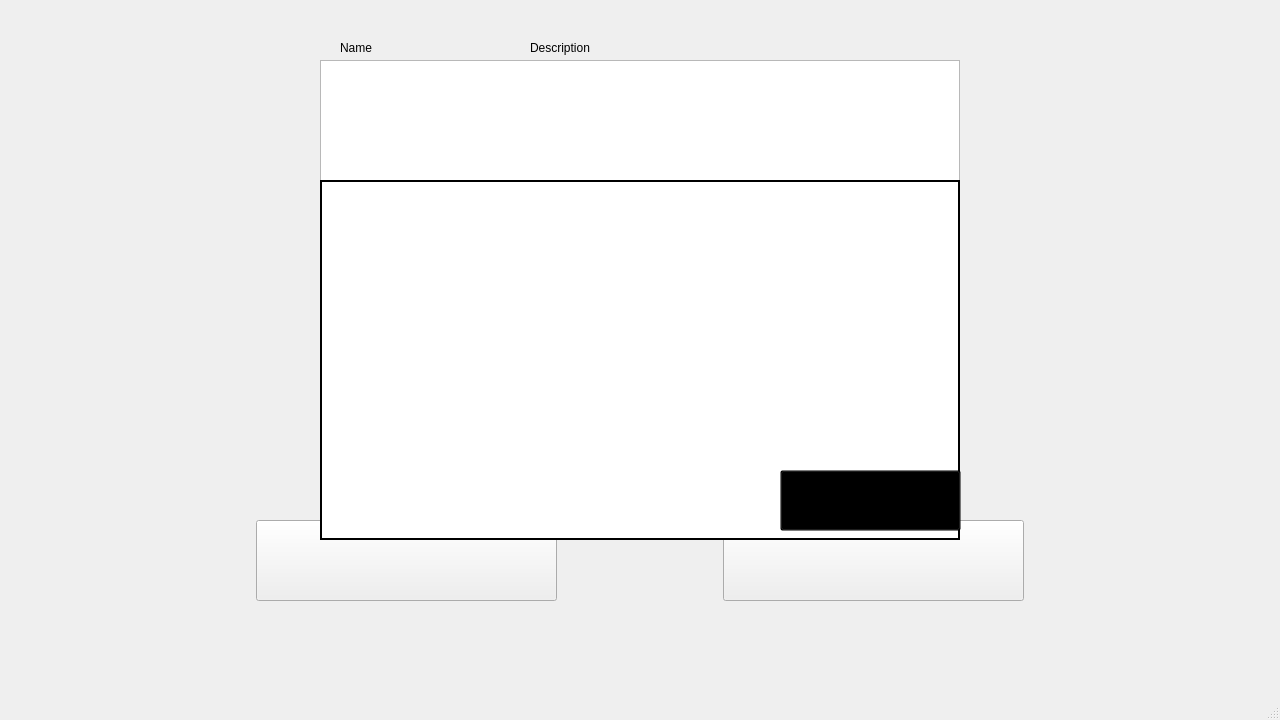
<?xml version="1.0" encoding="UTF-8"?>
<ui version="4.0">
 <class>FloorWindow</class>
 <widget class="QMainWindow" name="FloorWindow">
  <property name="geometry">
   <rect>
    <x>0</x>
    <y>0</y>
    <width>1280</width>
    <height>720</height>
   </rect>
  </property>
  <property name="windowTitle">
   <string>MainWindow</string>
  </property>
  <widget class="QWidget" name="centralwidget">
   <widget class="QStackedWidget" name="pages">
    <property name="geometry">
     <rect>
      <x>0</x>
      <y>0</y>
      <width>1280</width>
      <height>720</height>
     </rect>
    </property>
    <property name="currentIndex">
     <number>1</number>
    </property>
    <widget class="QWidget" name="page">
     <widget class="QPushButton" name="Equipment">
      <property name="geometry">
       <rect>
        <x>703</x>
        <y>320</y>
        <width>301</width>
        <height>81</height>
       </rect>
      </property>
      <property name="text">
       <string/>
      </property>
     </widget>
     <widget class="QPushButton" name="Save">
      <property name="geometry">
       <rect>
        <x>703</x>
        <y>464</y>
        <width>301</width>
        <height>81</height>
       </rect>
      </property>
      <property name="text">
       <string/>
      </property>
     </widget>
     <widget class="QPushButton" name="Next_floor">
      <property name="geometry">
       <rect>
        <x>703</x>
        <y>176</y>
        <width>301</width>
        <height>81</height>
       </rect>
      </property>
      <property name="text">
       <string/>
      </property>
     </widget>
     <widget class="QPushButton" name="StartBattle">
      <property name="geometry">
       <rect>
        <x>277</x>
        <y>176</y>
        <width>301</width>
        <height>81</height>
       </rect>
      </property>
      <property name="text">
       <string/>
      </property>
     </widget>
     <widget class="QLabel" name="floor_title">
      <property name="geometry">
       <rect>
        <x>280</x>
        <y>32</y>
        <width>721</width>
        <height>81</height>
       </rect>
      </property>
      <property name="font">
       <font>
        <pointsize>30</pointsize>
       </font>
      </property>
      <property name="styleSheet">
       <string notr="true">image: url(:/resources/images/Choose.png);</string>
      </property>
      <property name="text">
       <string/>
      </property>
      <property name="alignment">
       <set>Qt::AlignCenter</set>
      </property>
     </widget>
     <widget class="QPushButton" name="Item">
      <property name="geometry">
       <rect>
        <x>277</x>
        <y>464</y>
        <width>301</width>
        <height>81</height>
       </rect>
      </property>
      <property name="text">
       <string/>
      </property>
     </widget>
     <widget class="QPushButton" name="Status">
      <property name="geometry">
       <rect>
        <x>277</x>
        <y>320</y>
        <width>301</width>
        <height>81</height>
       </rect>
      </property>
      <property name="text">
       <string/>
      </property>
     </widget>
     <widget class="QPushButton" name="Quit">
      <property name="geometry">
       <rect>
        <x>490</x>
        <y>608</y>
        <width>301</width>
        <height>81</height>
       </rect>
      </property>
      <property name="text">
       <string/>
      </property>
     </widget>
    </widget>
    <widget class="QWidget" name="list_page">
     <widget class="QListWidget" name="item_list">
      <property name="geometry">
       <rect>
        <x>320</x>
        <y>60</y>
        <width>640</width>
        <height>360</height>
       </rect>
      </property>
      <property name="styleSheet">
       <string notr="true"/>
      </property>
     </widget>
     <widget class="QPushButton" name="use_item">
      <property name="geometry">
       <rect>
        <x>256</x>
        <y>520</y>
        <width>301</width>
        <height>81</height>
       </rect>
      </property>
      <property name="text">
       <string/>
      </property>
     </widget>
     <widget class="QPushButton" name="back_item">
      <property name="geometry">
       <rect>
        <x>723</x>
        <y>520</y>
        <width>301</width>
        <height>81</height>
       </rect>
      </property>
      <property name="text">
       <string/>
      </property>
     </widget>
     <widget class="QLabel" name="item_name">
      <property name="geometry">
       <rect>
        <x>340</x>
        <y>40</y>
        <width>58</width>
        <height>15</height>
       </rect>
      </property>
      <property name="text">
       <string>Name</string>
      </property>
     </widget>
     <widget class="QLabel" name="item_description">
      <property name="geometry">
       <rect>
        <x>530</x>
        <y>40</y>
        <width>71</width>
        <height>16</height>
       </rect>
      </property>
      <property name="text">
       <string>Description</string>
      </property>
     </widget>
    </widget>
    <widget class="QWidget" name="status_page">
     <widget class="QLabel" name="knight">
      <property name="geometry">
       <rect>
        <x>-290</x>
        <y>0</y>
        <width>1100</width>
        <height>720</height>
       </rect>
      </property>
      <property name="styleSheet">
       <string notr="true">image: url(:/resources/images/knight.png);</string>
      </property>
      <property name="text">
       <string/>
      </property>
     </widget>
     <widget class="QLabel" name="Total_floors_title">
      <property name="geometry">
       <rect>
        <x>600</x>
        <y>80</y>
        <width>301</width>
        <height>30</height>
       </rect>
      </property>
      <property name="styleSheet">
       <string notr="true">image: url(:/resources/images/Total floors.png);</string>
      </property>
      <property name="text">
       <string/>
      </property>
     </widget>
     <widget class="QLabel" name="Current_floor_title">
      <property name="geometry">
       <rect>
        <x>600</x>
        <y>130</y>
        <width>301</width>
        <height>30</height>
       </rect>
      </property>
      <property name="styleSheet">
       <string notr="true">image: url(:/resources/images/Current floor.png);</string>
      </property>
      <property name="text">
       <string/>
      </property>
     </widget>
     <widget class="QLabel" name="Name_title">
      <property name="geometry">
       <rect>
        <x>600</x>
        <y>30</y>
        <width>301</width>
        <height>30</height>
       </rect>
      </property>
      <property name="styleSheet">
       <string notr="true">image: url(:/resources/images/Name.png);</string>
      </property>
      <property name="text">
       <string/>
      </property>
     </widget>
     <widget class="QLabel" name="Level_title">
      <property name="geometry">
       <rect>
        <x>600</x>
        <y>180</y>
        <width>301</width>
        <height>30</height>
       </rect>
      </property>
      <property name="styleSheet">
       <string notr="true">image: url(:/resources/images/Level.png);</string>
      </property>
      <property name="text">
       <string/>
      </property>
     </widget>
     <widget class="QLabel" name="EXP">
      <property name="geometry">
       <rect>
        <x>600</x>
        <y>230</y>
        <width>301</width>
        <height>30</height>
       </rect>
      </property>
      <property name="styleSheet">
       <string notr="true">image: url(:/resources/images/exp.png);</string>
      </property>
      <property name="text">
       <string/>
      </property>
     </widget>
     <widget class="QLabel" name="Funds_title">
      <property name="geometry">
       <rect>
        <x>600</x>
        <y>280</y>
        <width>301</width>
        <height>30</height>
       </rect>
      </property>
      <property name="styleSheet">
       <string notr="true">image: url(:/resources/images/funds.png);</string>
      </property>
      <property name="text">
       <string/>
      </property>
     </widget>
     <widget class="QLabel" name="HP">
      <property name="geometry">
       <rect>
        <x>600</x>
        <y>330</y>
        <width>301</width>
        <height>30</height>
       </rect>
      </property>
      <property name="styleSheet">
       <string notr="true">image: url(:/resources/images/HP.png);</string>
      </property>
      <property name="text">
       <string/>
      </property>
     </widget>
     <widget class="QLabel" name="MP">
      <property name="geometry">
       <rect>
        <x>600</x>
        <y>380</y>
        <width>301</width>
        <height>30</height>
       </rect>
      </property>
      <property name="styleSheet">
       <string notr="true">image: url(:/resources/images/MP.png);</string>
      </property>
      <property name="text">
       <string/>
      </property>
     </widget>
     <widget class="QLabel" name="AP">
      <property name="geometry">
       <rect>
        <x>600</x>
        <y>430</y>
        <width>301</width>
        <height>30</height>
       </rect>
      </property>
      <property name="styleSheet">
       <string notr="true">image: url(:/resources/images/AP.png);</string>
      </property>
      <property name="text">
       <string/>
      </property>
     </widget>
     <widget class="QLabel" name="ATK_title">
      <property name="geometry">
       <rect>
        <x>600</x>
        <y>480</y>
        <width>301</width>
        <height>30</height>
       </rect>
      </property>
      <property name="styleSheet">
       <string notr="true">image: url(:/resources/images/ATK.png);</string>
      </property>
      <property name="text">
       <string/>
      </property>
     </widget>
     <widget class="QLabel" name="DEF_title">
      <property name="geometry">
       <rect>
        <x>600</x>
        <y>530</y>
        <width>301</width>
        <height>30</height>
       </rect>
      </property>
      <property name="styleSheet">
       <string notr="true">image: url(:/resources/images/DEF.png);</string>
      </property>
      <property name="text">
       <string/>
      </property>
     </widget>
     <widget class="QPushButton" name="back_status">
      <property name="geometry">
       <rect>
        <x>940</x>
        <y>600</y>
        <width>301</width>
        <height>81</height>
       </rect>
      </property>
      <property name="text">
       <string/>
      </property>
     </widget>
     <widget class="QProgressBar" name="ExpBar">
      <property name="geometry">
       <rect>
        <x>900</x>
        <y>230</y>
        <width>301</width>
        <height>30</height>
       </rect>
      </property>
      <property name="font">
       <font>
        <pointsize>15</pointsize>
        <weight>75</weight>
        <italic>true</italic>
        <bold>true</bold>
       </font>
      </property>
      <property name="styleSheet">
       <string notr="true">color: gold;</string>
      </property>
      <property name="value">
       <number>24</number>
      </property>
     </widget>
     <widget class="QProgressBar" name="HPBar">
      <property name="geometry">
       <rect>
        <x>900</x>
        <y>330</y>
        <width>301</width>
        <height>30</height>
       </rect>
      </property>
      <property name="font">
       <font>
        <pointsize>15</pointsize>
        <weight>75</weight>
        <italic>true</italic>
        <bold>true</bold>
       </font>
      </property>
      <property name="styleSheet">
       <string notr="true">color: gold;</string>
      </property>
      <property name="value">
       <number>24</number>
      </property>
     </widget>
     <widget class="QProgressBar" name="MPBar">
      <property name="geometry">
       <rect>
        <x>900</x>
        <y>380</y>
        <width>301</width>
        <height>30</height>
       </rect>
      </property>
      <property name="font">
       <font>
        <pointsize>15</pointsize>
        <weight>75</weight>
        <italic>true</italic>
        <bold>true</bold>
       </font>
      </property>
      <property name="styleSheet">
       <string notr="true">color: gold;</string>
      </property>
      <property name="value">
       <number>24</number>
      </property>
     </widget>
     <widget class="QProgressBar" name="APBar">
      <property name="geometry">
       <rect>
        <x>900</x>
        <y>430</y>
        <width>301</width>
        <height>30</height>
       </rect>
      </property>
      <property name="font">
       <font>
        <pointsize>15</pointsize>
        <weight>75</weight>
        <italic>true</italic>
        <bold>true</bold>
       </font>
      </property>
      <property name="styleSheet">
       <string notr="true">color: gold;</string>
      </property>
      <property name="value">
       <number>24</number>
      </property>
     </widget>
     <widget class="QLabel" name="Name">
      <property name="geometry">
       <rect>
        <x>900</x>
        <y>30</y>
        <width>301</width>
        <height>30</height>
       </rect>
      </property>
      <property name="font">
       <font>
        <pointsize>15</pointsize>
        <weight>75</weight>
        <italic>true</italic>
        <bold>true</bold>
       </font>
      </property>
      <property name="styleSheet">
       <string notr="true">color: gold;</string>
      </property>
      <property name="text">
       <string>Name</string>
      </property>
      <property name="alignment">
       <set>Qt::AlignCenter</set>
      </property>
     </widget>
     <widget class="QLabel" name="Level">
      <property name="geometry">
       <rect>
        <x>900</x>
        <y>180</y>
        <width>301</width>
        <height>30</height>
       </rect>
      </property>
      <property name="font">
       <font>
        <pointsize>15</pointsize>
        <weight>75</weight>
        <italic>true</italic>
        <bold>true</bold>
       </font>
      </property>
      <property name="styleSheet">
       <string notr="true">color: gold;</string>
      </property>
      <property name="text">
       <string>Level</string>
      </property>
      <property name="alignment">
       <set>Qt::AlignCenter</set>
      </property>
     </widget>
     <widget class="QLabel" name="ATK">
      <property name="geometry">
       <rect>
        <x>900</x>
        <y>480</y>
        <width>301</width>
        <height>30</height>
       </rect>
      </property>
      <property name="font">
       <font>
        <pointsize>15</pointsize>
        <weight>75</weight>
        <italic>true</italic>
        <bold>true</bold>
       </font>
      </property>
      <property name="styleSheet">
       <string notr="true">color: gold;</string>
      </property>
      <property name="text">
       <string>ATK</string>
      </property>
      <property name="alignment">
       <set>Qt::AlignCenter</set>
      </property>
     </widget>
     <widget class="QLabel" name="Total_floors">
      <property name="geometry">
       <rect>
        <x>900</x>
        <y>80</y>
        <width>301</width>
        <height>30</height>
       </rect>
      </property>
      <property name="font">
       <font>
        <pointsize>15</pointsize>
        <weight>75</weight>
        <italic>true</italic>
        <bold>true</bold>
       </font>
      </property>
      <property name="styleSheet">
       <string notr="true">color: gold;</string>
      </property>
      <property name="text">
       <string>Total Floors</string>
      </property>
      <property name="alignment">
       <set>Qt::AlignCenter</set>
      </property>
     </widget>
     <widget class="QLabel" name="DEF">
      <property name="geometry">
       <rect>
        <x>900</x>
        <y>530</y>
        <width>301</width>
        <height>30</height>
       </rect>
      </property>
      <property name="font">
       <font>
        <pointsize>15</pointsize>
        <weight>75</weight>
        <italic>true</italic>
        <bold>true</bold>
       </font>
      </property>
      <property name="styleSheet">
       <string notr="true">color: gold;</string>
      </property>
      <property name="text">
       <string>DEF</string>
      </property>
      <property name="alignment">
       <set>Qt::AlignCenter</set>
      </property>
     </widget>
     <widget class="QLabel" name="Funds">
      <property name="geometry">
       <rect>
        <x>900</x>
        <y>280</y>
        <width>301</width>
        <height>30</height>
       </rect>
      </property>
      <property name="font">
       <font>
        <pointsize>15</pointsize>
        <weight>75</weight>
        <italic>true</italic>
        <bold>true</bold>
       </font>
      </property>
      <property name="styleSheet">
       <string notr="true">color: gold;</string>
      </property>
      <property name="text">
       <string>Funds</string>
      </property>
      <property name="alignment">
       <set>Qt::AlignCenter</set>
      </property>
     </widget>
     <widget class="QLabel" name="Current_floor">
      <property name="geometry">
       <rect>
        <x>900</x>
        <y>130</y>
        <width>301</width>
        <height>30</height>
       </rect>
      </property>
      <property name="font">
       <font>
        <pointsize>15</pointsize>
        <weight>75</weight>
        <italic>true</italic>
        <bold>true</bold>
       </font>
      </property>
      <property name="styleSheet">
       <string notr="true">color: gold;</string>
      </property>
      <property name="text">
       <string>Current Floor</string>
      </property>
      <property name="alignment">
       <set>Qt::AlignCenter</set>
      </property>
     </widget>
    </widget>
   </widget>
   <widget class="QStackedWidget" name="FloorDialog">
    <property name="geometry">
     <rect>
      <x>0</x>
      <y>0</y>
      <width>1280</width>
      <height>720</height>
     </rect>
    </property>
    <property name="styleSheet">
     <string notr="true">background-color: transparent;</string>
    </property>
    <widget class="QWidget" name="page_7">
     <widget class="QLabel" name="FloorDialog_box">
      <property name="geometry">
       <rect>
        <x>320</x>
        <y>180</y>
        <width>640</width>
        <height>360</height>
       </rect>
      </property>
      <property name="font">
       <font>
        <pointsize>15</pointsize>
       </font>
      </property>
      <property name="styleSheet">
       <string notr="true">background-color: rgb(255, 255, 255);
border-color: rgb(0, 0, 0);
border-style: solid;
border-width: 2px;</string>
      </property>
      <property name="text">
       <string/>
      </property>
      <property name="alignment">
       <set>Qt::AlignLeading|Qt::AlignLeft|Qt::AlignTop</set>
      </property>
     </widget>
     <widget class="QListWidget" name="FloorDialog_list">
      <property name="geometry">
       <rect>
        <x>340</x>
        <y>200</y>
        <width>601</width>
        <height>241</height>
       </rect>
      </property>
     </widget>
     <widget class="QPushButton" name="FloorDialog_next">
      <property name="geometry">
       <rect>
        <x>780</x>
        <y>470</y>
        <width>181</width>
        <height>61</height>
       </rect>
      </property>
      <property name="text">
       <string/>
      </property>
     </widget>
    </widget>
    <widget class="QWidget" name="page_8"/>
   </widget>
  </widget>
  <widget class="QMenuBar" name="menuBar">
   <property name="geometry">
    <rect>
     <x>0</x>
     <y>0</y>
     <width>1280</width>
     <height>25</height>
    </rect>
   </property>
  </widget>
  <widget class="QStatusBar" name="statusBar"/>
 </widget>
 <resources/>
 <connections/>
</ui>
